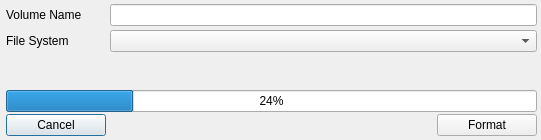
<?xml version="1.0" encoding="UTF-8"?>
<ui version="4.0">
 <class>disk_manager_format_disk</class>
 <widget class="QDialog" name="disk_manager_format_disk">
  <property name="geometry">
   <rect>
    <x>0</x>
    <y>0</y>
    <width>541</width>
    <height>140</height>
   </rect>
  </property>
  <property name="maximumSize">
   <size>
    <width>16777215</width>
    <height>140</height>
   </size>
  </property>
  <property name="windowTitle">
   <string>Frame</string>
  </property>
  <layout class="QVBoxLayout" name="verticalLayout_4">
   <property name="spacing">
    <number>4</number>
   </property>
   <property name="leftMargin">
    <number>6</number>
   </property>
   <property name="topMargin">
    <number>4</number>
   </property>
   <property name="rightMargin">
    <number>4</number>
   </property>
   <property name="bottomMargin">
    <number>4</number>
   </property>
   <item>
    <layout class="QVBoxLayout" name="verticalLayout_3">
     <property name="spacing">
      <number>2</number>
     </property>
     <item>
      <layout class="QVBoxLayout" name="verticalLayout_2">
       <property name="spacing">
        <number>4</number>
       </property>
       <item>
        <layout class="QHBoxLayout" name="horizontalLayout">
         <property name="spacing">
          <number>-1</number>
         </property>
         <item>
          <widget class="QLabel" name="label">
           <property name="minimumSize">
            <size>
             <width>100</width>
             <height>0</height>
            </size>
           </property>
           <property name="maximumSize">
            <size>
             <width>80</width>
             <height>16777215</height>
            </size>
           </property>
           <property name="text">
            <string>Volume Name</string>
           </property>
          </widget>
         </item>
         <item>
          <widget class="QLineEdit" name="lineEdit_label"/>
         </item>
        </layout>
       </item>
       <item>
        <layout class="QHBoxLayout" name="horizontalLayout_2">
         <item>
          <widget class="QLabel" name="label_2">
           <property name="minimumSize">
            <size>
             <width>100</width>
             <height>0</height>
            </size>
           </property>
           <property name="maximumSize">
            <size>
             <width>80</width>
             <height>16777215</height>
            </size>
           </property>
           <property name="text">
            <string>File System</string>
           </property>
          </widget>
         </item>
         <item>
          <widget class="QComboBox" name="comboBox_format"/>
         </item>
        </layout>
       </item>
      </layout>
     </item>
     <item>
      <layout class="QVBoxLayout" name="verticalLayout">
       <property name="spacing">
        <number>3</number>
       </property>
       <item>
        <widget class="QLabel" name="label_status">
         <property name="text">
          <string/>
         </property>
        </widget>
       </item>
       <item>
        <widget class="QProgressBar" name="progressBar">
         <property name="value">
          <number>24</number>
         </property>
        </widget>
       </item>
      </layout>
     </item>
     <item>
      <layout class="QHBoxLayout" name="horizontalLayout_3">
       <property name="spacing">
        <number>0</number>
       </property>
       <item>
        <widget class="QPushButton" name="pushButton_cancel">
         <property name="minimumSize">
          <size>
           <width>100</width>
           <height>0</height>
          </size>
         </property>
         <property name="text">
          <string>Cancel</string>
         </property>
        </widget>
       </item>
       <item>
        <spacer name="horizontalSpacer">
         <property name="orientation">
          <enum>Qt::Horizontal</enum>
         </property>
         <property name="sizeHint" stdset="0">
          <size>
           <width>40</width>
           <height>20</height>
          </size>
         </property>
        </spacer>
       </item>
       <item>
        <widget class="QPushButton" name="pushButton_format">
         <property name="minimumSize">
          <size>
           <width>100</width>
           <height>0</height>
          </size>
         </property>
         <property name="text">
          <string>Format</string>
         </property>
        </widget>
       </item>
      </layout>
     </item>
    </layout>
   </item>
  </layout>
 </widget>
 <resources/>
 <connections/>
</ui>
